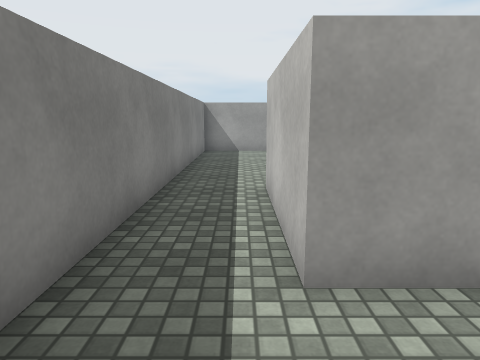
View 1 (above)

15 first-person views from a walk through a Unity game level. The camera is 1.3 m above the floor, tilts 10° down and sees 70° across. The floor is counted in squares, 1 m on a side. Each view is taken from the middle of a square. On the plan, view 1 faces up. The plan holds only what a view shows up to about 15 squares ahead; the rest is blank. Surface patterns are stand-ins for the level's own textures.

View 2
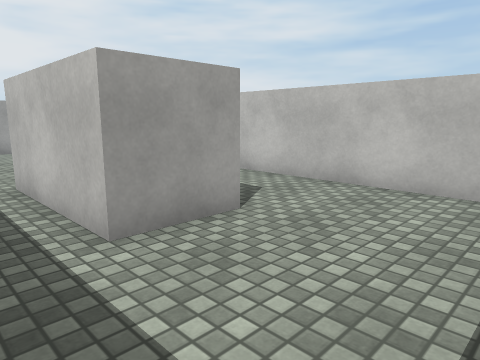

View 3
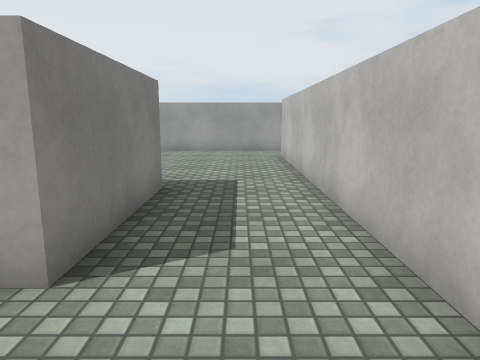

View 4
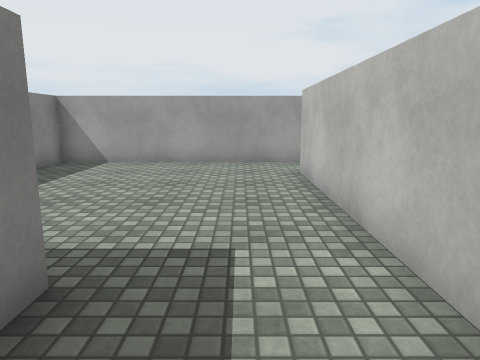

View 5
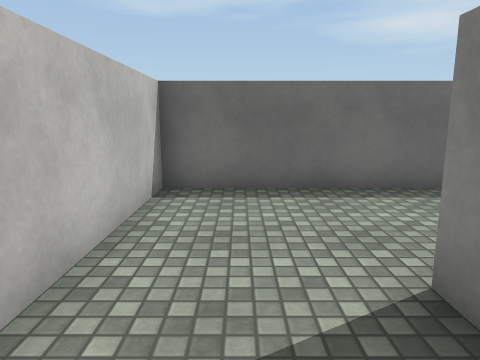

View 6
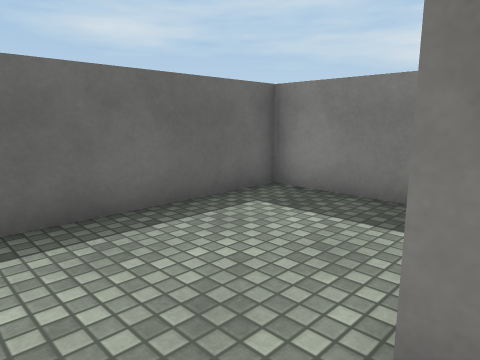

View 7
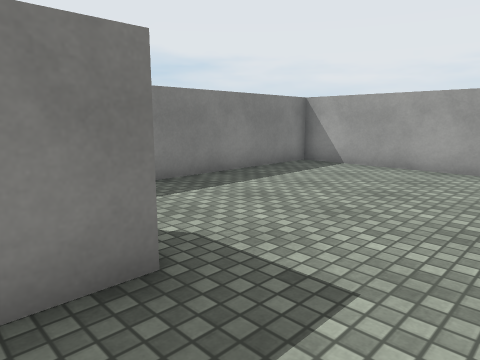

View 8
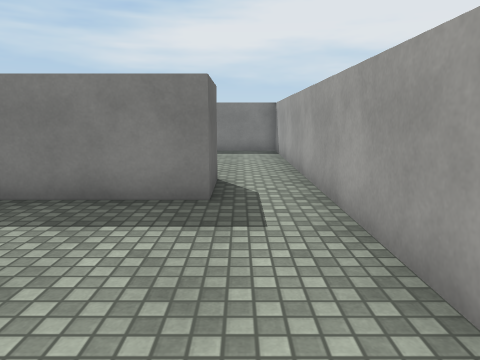

View 9
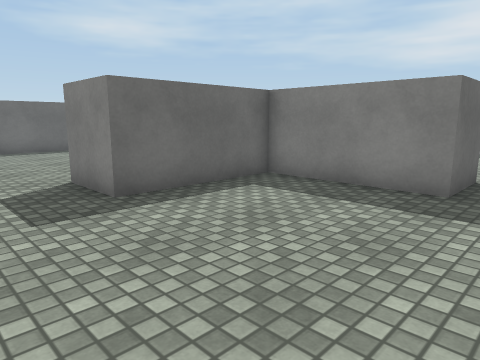

View 10
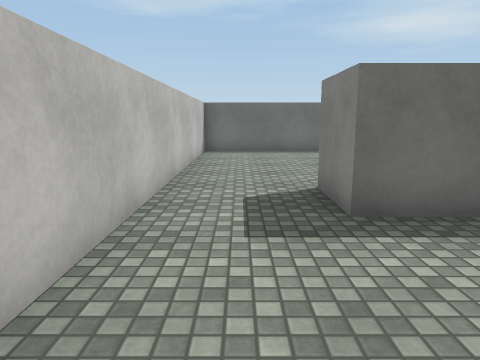

View 11
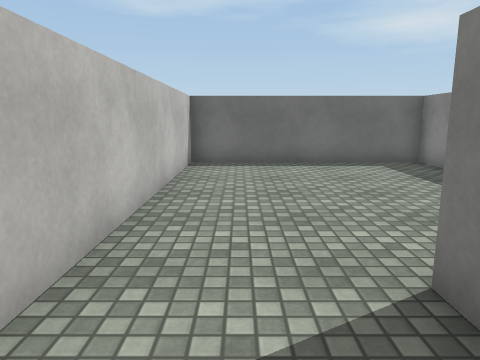

View 12
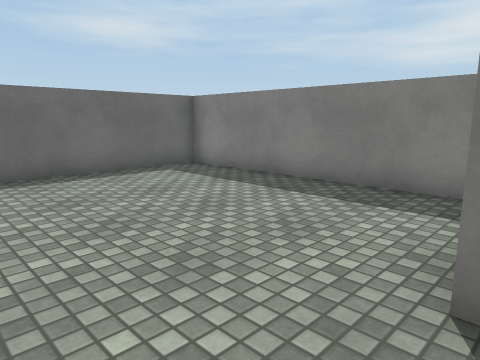

View 13
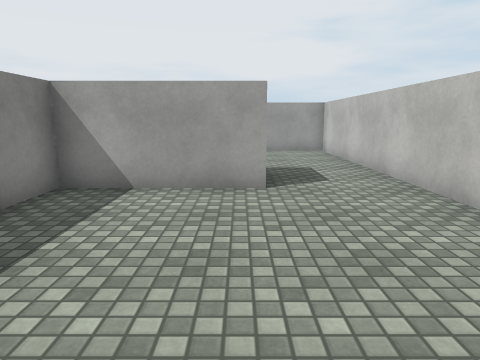

View 14
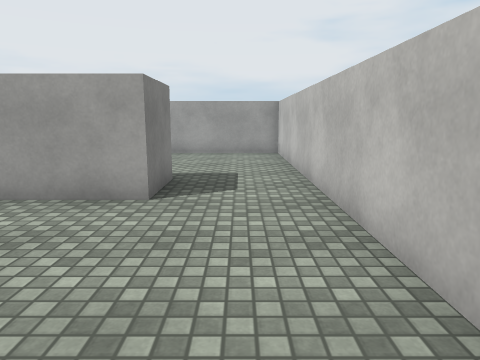

View 15
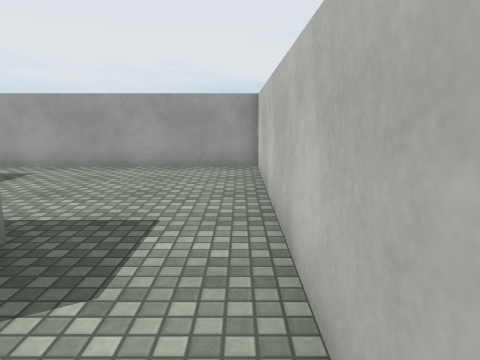

### Floor plan
Ten units are one square. View 1 is at (0, 0); x grows to the right and y downward. Boxes are objects, and circles mark ways between rooms. Rooms are numbered by the first view taken in them; rooms with no view inside come last. Other rooms are left out.
<svg viewBox="-20 -150 170 170">
<path fill="none" stroke="#000" d="M25 -66 25 -25 5 -25 5 -65M55 -145 -15 -145 -15 15 55 15 55 -125M55 -125 75 -125 75 -85 115 -85 115 -65 75 -65 75 15 145 15 145 -145 55 -145"/>
<circle cx="65" cy="-135" r="3" fill="#2a7"/>
<text x="20" y="-70">1</text>
<text x="110" y="-60">2</text>
</svg>
Room 1 opens to room 2.

Where each view was taken, in squares from view 1:
view 1: 0 up, 0 right, facing up
view 2: 1 down, 1 left, facing up-right
view 3: 0 up, 4 right, facing up
view 4: 4 up, 4 right, facing up
view 5: 5 up, 4 right, facing down
view 6: 3 up, 4 right, facing down-left
view 7: 5 up, 5 right, facing up-left
view 8: 13 up, 13 right, facing left
view 9: 14 up, 14 right, facing down-left
view 10: 13 up, 13 right, facing down
view 11: 9 up, 13 right, facing down
view 12: 7 up, 14 right, facing down-left
view 13: 0 up, 11 right, facing up
view 14: 1 up, 13 right, facing up
view 15: 5 up, 14 right, facing up
